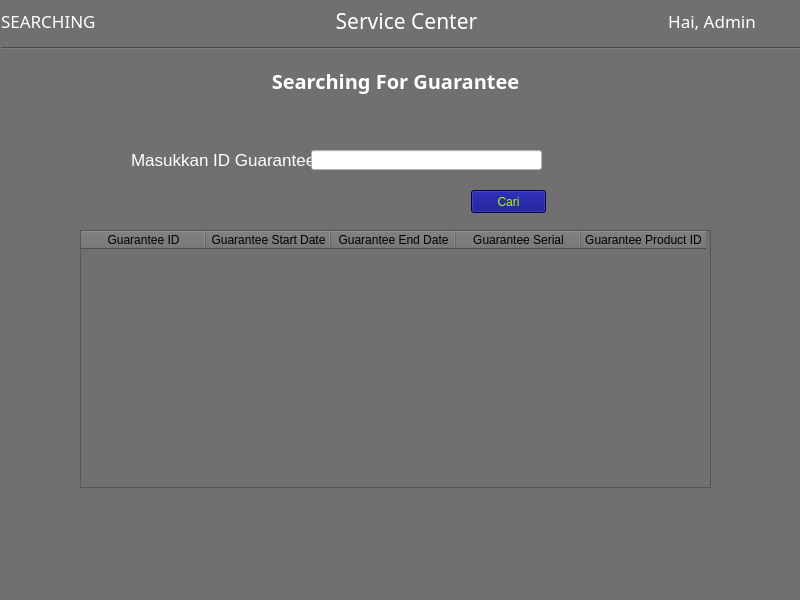
<?xml version="1.0" encoding="UTF-8"?>
<ui version="4.0">
 <class>select_guarantee</class>
 <widget class="QMainWindow" name="select_guarantee">
  <property name="geometry">
   <rect>
    <x>0</x>
    <y>0</y>
    <width>800</width>
    <height>600</height>
   </rect>
  </property>
  <property name="windowTitle">
   <string>MainWindow</string>
  </property>
  <property name="styleSheet">
   <string notr="true">background-color: rgb(112, 112, 112);</string>
  </property>
  <widget class="QWidget" name="centralwidget">
   <widget class="QLabel" name="label_5">
    <property name="geometry">
     <rect>
      <x>131</x>
      <y>150</y>
      <width>181</width>
      <height>20</height>
     </rect>
    </property>
    <property name="font">
     <font>
      <pointsize>13</pointsize>
     </font>
    </property>
    <property name="styleSheet">
     <string notr="true">color: rgb(255, 255, 255);</string>
    </property>
    <property name="text">
     <string>Masukkan ID Guarantee</string>
    </property>
   </widget>
   <widget class="Line" name="line">
    <property name="geometry">
     <rect>
      <x>1</x>
      <y>40</y>
      <width>801</width>
      <height>16</height>
     </rect>
    </property>
    <property name="sizePolicy">
     <sizepolicy hsizetype="Fixed" vsizetype="Fixed">
      <horstretch>0</horstretch>
      <verstretch>0</verstretch>
     </sizepolicy>
    </property>
    <property name="font">
     <font>
      <pointsize>-1</pointsize>
     </font>
    </property>
    <property name="styleSheet">
     <string notr="true">  padding: 15px 25px;
  font-size: 15px;
  text-align: center;
  cursor: pointer;
  outline: none;
color: rgb(60, 1, 255);
  background-color: rgb(0, 255, 238);
  border: none;
  border-radius: 15px;
  box-shadow: 0 9px #999;
hover{color:red}</string>
    </property>
    <property name="lineWidth">
     <number>1</number>
    </property>
    <property name="orientation">
     <enum>Qt::Horizontal</enum>
    </property>
   </widget>
   <widget class="QWidget" name="layoutWidget">
    <property name="geometry">
     <rect>
      <x>1</x>
      <y>0</y>
      <width>811</width>
      <height>42</height>
     </rect>
    </property>
    <layout class="QHBoxLayout" name="horizontalLayout">
     <item>
      <widget class="QLabel" name="label_3">
       <property name="font">
        <font>
         <family>Lucida Calligraphy</family>
         <pointsize>13</pointsize>
        </font>
       </property>
       <property name="styleSheet">
        <string notr="true">color: rgb(255, 255, 255);</string>
       </property>
       <property name="text">
        <string>SEARCHING</string>
       </property>
      </widget>
     </item>
     <item>
      <spacer name="horizontalSpacer_2">
       <property name="orientation">
        <enum>Qt::Horizontal</enum>
       </property>
       <property name="sizeType">
        <enum>QSizePolicy::Fixed</enum>
       </property>
       <property name="sizeHint" stdset="0">
        <size>
         <width>100</width>
         <height>20</height>
        </size>
       </property>
      </spacer>
     </item>
     <item>
      <widget class="QLabel" name="label_2">
       <property name="font">
        <font>
         <family>Imprint MT Shadow</family>
         <pointsize>16</pointsize>
        </font>
       </property>
       <property name="styleSheet">
        <string notr="true">color: rgb(255, 255, 255);</string>
       </property>
       <property name="text">
        <string>Service Center</string>
       </property>
       <property name="alignment">
        <set>Qt::AlignCenter</set>
       </property>
      </widget>
     </item>
     <item>
      <spacer name="horizontalSpacer">
       <property name="orientation">
        <enum>Qt::Horizontal</enum>
       </property>
       <property name="sizeType">
        <enum>QSizePolicy::Minimum</enum>
       </property>
       <property name="sizeHint" stdset="0">
        <size>
         <width>100</width>
         <height>20</height>
        </size>
       </property>
      </spacer>
     </item>
     <item>
      <widget class="QLabel" name="label">
       <property name="font">
        <font>
         <family>Lucida Calligraphy</family>
         <pointsize>13</pointsize>
        </font>
       </property>
       <property name="styleSheet">
        <string notr="true">color: rgb(255, 255, 255);</string>
       </property>
       <property name="text">
        <string>Hai, Admin</string>
       </property>
       <property name="alignment">
        <set>Qt::AlignCenter</set>
       </property>
      </widget>
     </item>
    </layout>
   </widget>
   <widget class="QWidget" name="horizontalLayoutWidget">
    <property name="geometry">
     <rect>
      <x>0</x>
      <y>60</y>
      <width>791</width>
      <height>41</height>
     </rect>
    </property>
    <layout class="QHBoxLayout" name="horizontalLayout_2">
     <item>
      <widget class="QLabel" name="label_4">
       <property name="font">
        <font>
         <family>Kozuka Mincho Pro H</family>
         <pointsize>15</pointsize>
         <weight>75</weight>
         <bold>true</bold>
        </font>
       </property>
       <property name="styleSheet">
        <string notr="true">color: rgb(255, 255, 255);</string>
       </property>
       <property name="text">
        <string>Searching For Guarantee</string>
       </property>
       <property name="alignment">
        <set>Qt::AlignCenter</set>
       </property>
      </widget>
     </item>
    </layout>
   </widget>
   <widget class="QPushButton" name="btn_select">
    <property name="geometry">
     <rect>
      <x>471</x>
      <y>190</y>
      <width>75</width>
      <height>23</height>
     </rect>
    </property>
    <property name="styleSheet">
     <string notr="true">background-color: rgb(0, 0, 127);
color: rgb(170, 255, 0);</string>
    </property>
    <property name="text">
     <string>Cari</string>
    </property>
   </widget>
   <widget class="QLineEdit" name="lineEdit">
    <property name="geometry">
     <rect>
      <x>311</x>
      <y>150</y>
      <width>231</width>
      <height>20</height>
     </rect>
    </property>
    <property name="styleSheet">
     <string notr="true">background-color: rgb(255, 255, 255);</string>
    </property>
   </widget>
   <widget class="QTableWidget" name="tableWidget">
    <property name="geometry">
     <rect>
      <x>80</x>
      <y>230</y>
      <width>631</width>
      <height>258</height>
     </rect>
    </property>
    <property name="sizePolicy">
     <sizepolicy hsizetype="Expanding" vsizetype="Expanding">
      <horstretch>0</horstretch>
      <verstretch>0</verstretch>
     </sizepolicy>
    </property>
    <property name="minimumSize">
     <size>
      <width>0</width>
      <height>0</height>
     </size>
    </property>
    <property name="sizeIncrement">
     <size>
      <width>0</width>
      <height>0</height>
     </size>
    </property>
    <property name="baseSize">
     <size>
      <width>0</width>
      <height>0</height>
     </size>
    </property>
    <property name="lineWidth">
     <number>1</number>
    </property>
    <property name="rowCount">
     <number>0</number>
    </property>
    <property name="columnCount">
     <number>5</number>
    </property>
    <attribute name="horizontalHeaderDefaultSectionSize">
     <number>125</number>
    </attribute>
    <column>
     <property name="text">
      <string>Guarantee ID</string>
     </property>
    </column>
    <column>
     <property name="text">
      <string>Guarantee Start Date</string>
     </property>
    </column>
    <column>
     <property name="text">
      <string>Guarantee End Date</string>
     </property>
    </column>
    <column>
     <property name="text">
      <string>Guarantee Serial</string>
     </property>
    </column>
    <column>
     <property name="text">
      <string>Guarantee Product ID</string>
     </property>
    </column>
   </widget>
  </widget>
  <widget class="QMenuBar" name="menubar">
   <property name="geometry">
    <rect>
     <x>0</x>
     <y>0</y>
     <width>800</width>
     <height>21</height>
    </rect>
   </property>
  </widget>
  <widget class="QStatusBar" name="statusbar"/>
 </widget>
 <resources/>
 <connections/>
</ui>
